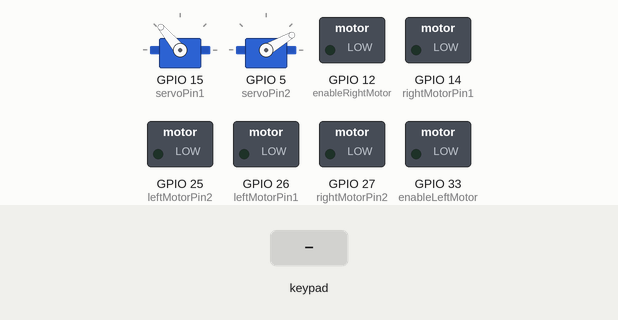
Simulated run of this sketch. Board: ESP32. Shown: 2 × servo, switched loads named in the sketch (green lamp = pin HIGH). Inputs (shaded band) come from the test bench. What the sketch prints to the serial monitor is not drawn.

Above: at 1.2 s.
1.3 s: key 'X' pressed
At 2.6 s:
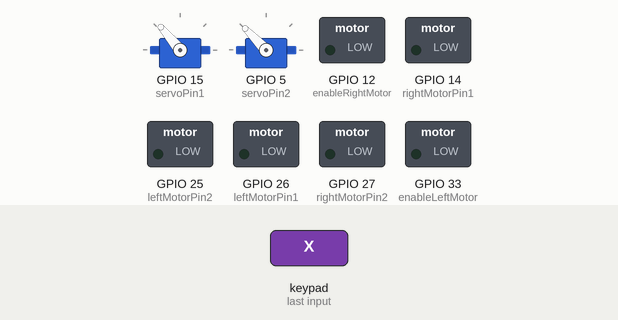
3.1 s: key 'D' pressed
At 3.3 s:
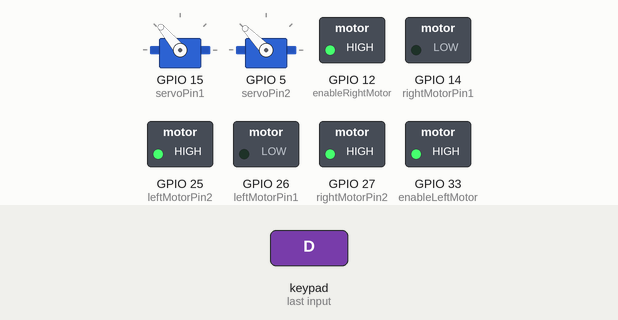
5.0 s: key 'U' pressed
At 5.2 s:
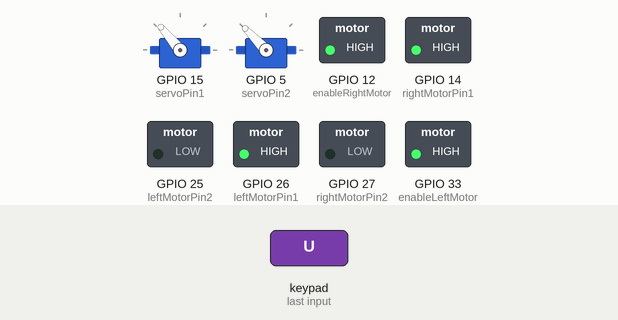
6.9 s: key 'L' pressed
At 7.1 s:
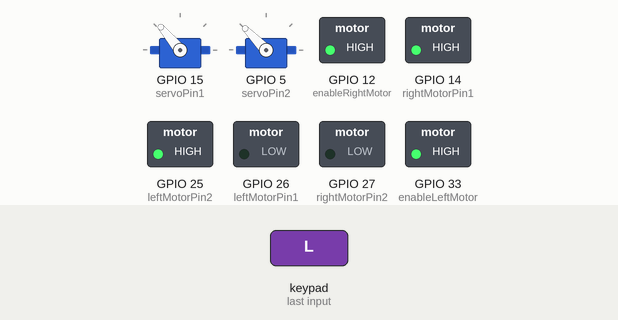
8.8 s: key 'O' pressed
At 10.2 s:
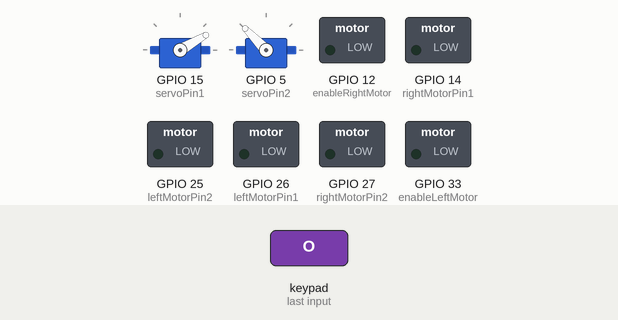
10.6 s: key 'T' pressed
At 11.1 s:
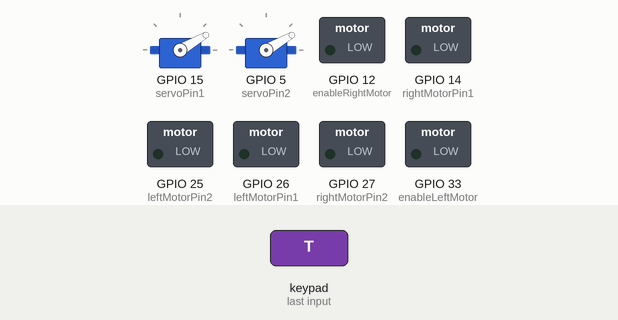
Timing chart, 0 to 13.1 s (numbered marks = the images above; inputs shaded):
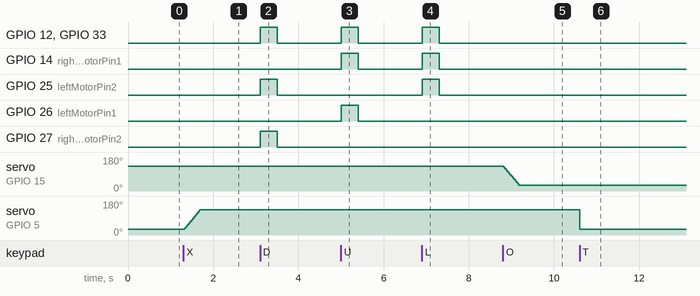

The sketch:

dabble.ino
```cpp
/*
  This code is designed for use with the Dabble mobile application by STEMpedia, Arduino ESP Bluetooth - Dabble
  Dabble is a Bluetooth-based control app that allows users to send commands from a smartphone to Arduino-based robots.
  Make sure to install the Dabble library from STEMpedia and pair your Bluetooth module (like HC-05 or HC-06) with your phone.
*/


#define CUSTOM_SETTINGS
#define INCLUDE_GAMEPAD_MODULE
#include <DabbleESP32.h>
#include <ESP32Servo.h>

// Right motor
int enableRightMotor = 12;
int rightMotorPin1 = 14;
int rightMotorPin2 = 27;

// Left motor
int enableLeftMotor = 33;
int leftMotorPin1 = 26;
int leftMotorPin2 = 25;

// Gripper servos
const int servoPin1 = 15; // Gripper servo
const int servoPin2 = 5;  // Lift servo
Servo servo1;
Servo servo2;

bool precisionMode = false; // Precision mode flag

// Servo positions and limits
int position1 = 130; // Initial gripper position
int position2 = 30;  // Initial lift position
const int GRIPPER_OPEN = 130;
const int GRIPPER_CLOSED = 30;
const int LIFT_UP = 30;
const int LIFT_DOWN = 135;
const int LIFT_DOWN1 = 120;
const int SERVO_DELAY = 15;
int UP = 30;
int BOTTOM = 135;

// Motor settings
#define MAX_MOTOR_SPEED 255
const int PWMFreq = 1000;
const int PWMResolution = 8;
const int rightMotorPWMSpeedChannel = 4;
const int leftMotorPWMSpeedChannel = 5;

// Joystick deadzone threshold
const float JOYSTICK_THRESHOLD = 2.0;

void rotateMotor(int rightMotorSpeed, int leftMotorSpeed)
{
    if (precisionMode)
    {
        rightMotorSpeed = rightMotorSpeed * 0.7;
        leftMotorSpeed = leftMotorSpeed * 0.7;
    }

    // Right motor direction
    if (rightMotorSpeed < 0)
    {
        digitalWrite(rightMotorPin1, LOW);
        digitalWrite(rightMotorPin2, HIGH);
    }
    else if (rightMotorSpeed > 0)
    {
        digitalWrite(rightMotorPin1, HIGH);
        digitalWrite(rightMotorPin2, LOW);
    }
    else
    {
        digitalWrite(rightMotorPin1, LOW);
        digitalWrite(rightMotorPin2, LOW);
    }

    // Left motor direction
    if (leftMotorSpeed < 0)
    {
        digitalWrite(leftMotorPin1, LOW);
        digitalWrite(leftMotorPin2, HIGH);
    }
    else if (leftMotorSpeed > 0)
    {
        digitalWrite(leftMotorPin1, HIGH);
        digitalWrite(leftMotorPin2, LOW);
    }
    else
    {
        digitalWrite(leftMotorPin1, LOW);
        digitalWrite(leftMotorPin2, LOW);
    }

    ledcWrite(rightMotorPWMSpeedChannel, abs(rightMotorSpeed));
    ledcWrite(leftMotorPWMSpeedChannel, abs(leftMotorSpeed));
}

void moveServoSlowly(Servo &servo, int startPos, int endPos, int stepDelay)
{
    if (startPos < endPos)
    {
        for (int pos = startPos; pos <= endPos; pos += 4)
        {
            servo.write(pos);
            delay(stepDelay);
        }
    }
    else
    {
        for (int pos = startPos; pos >= endPos; pos -= 4)
        {
            servo.write(pos);
            delay(stepDelay);
        }
    }
}

void setUpPinModes()
{
    pinMode(enableRightMotor, OUTPUT);
    pinMode(rightMotorPin1, OUTPUT);
    pinMode(rightMotorPin2, OUTPUT);

    pinMode(enableLeftMotor, OUTPUT);
    pinMode(leftMotorPin1, OUTPUT);
    pinMode(leftMotorPin2, OUTPUT);

    ledcSetup(rightMotorPWMSpeedChannel, PWMFreq, PWMResolution);
    ledcSetup(leftMotorPWMSpeedChannel, PWMFreq, PWMResolution);
    ledcAttachPin(enableRightMotor, rightMotorPWMSpeedChannel);
    ledcAttachPin(enableLeftMotor, leftMotorPWMSpeedChannel);

    rotateMotor(0, 0);
}

void setup()
{
    Serial.begin(115200);
    setUpPinModes();
    Dabble.begin("GalaxyA35");

    ESP32PWM::allocateTimer(0);
    ESP32PWM::allocateTimer(1);
    ESP32PWM::allocateTimer(2);
    ESP32PWM::allocateTimer(3);

    servo1.setPeriodHertz(50);
    servo2.setPeriodHertz(50);

    servo1.attach(servoPin1, 500, 2400);
    servo2.attach(servoPin2, 500, 2400);

    servo1.write(position1);
    servo2.write(position2);
}

void loop()
{
    int rightMotorSpeed = 0;
    int leftMotorSpeed = 0;

    Dabble.processInput();

    // Joystick control
    float xAxis = GamePad.getXaxisData();
    float yAxis = GamePad.getYaxisData();

    // Calculate motor speeds based on joystick position
    if (abs(xAxis) > JOYSTICK_THRESHOLD || abs(yAxis) > JOYSTICK_THRESHOLD)
    {
        float forwardSpeedMultiplier = MAX_MOTOR_SPEED / 7.0;
        float turnSpeedMultiplier = (MAX_MOTOR_SPEED / 7.0) * 0.5; //for turning

        // Separate calculations for forward/backward and turning
        float forwardComponent = yAxis * forwardSpeedMultiplier;
        float turnComponent = xAxis * turnSpeedMultiplier;

        // Combine components
        rightMotorSpeed = forwardComponent - turnComponent;
        leftMotorSpeed = forwardComponent + turnComponent;

        // Ensure speeds don't exceed limits
        rightMotorSpeed = constrain(rightMotorSpeed, -MAX_MOTOR_SPEED, MAX_MOTOR_SPEED);
        leftMotorSpeed = constrain(leftMotorSpeed, -MAX_MOTOR_SPEED, MAX_MOTOR_SPEED);
    }

    // Button controls (original)
    if (GamePad.isUpPressed())
    {
        rightMotorSpeed = MAX_MOTOR_SPEED;
        leftMotorSpeed = MAX_MOTOR_SPEED;
    }
    if (GamePad.isDownPressed())
    {
        rightMotorSpeed = -MAX_MOTOR_SPEED;
        leftMotorSpeed = -MAX_MOTOR_SPEED;
    }
    if (GamePad.isLeftPressed())
    {
        rightMotorSpeed = MAX_MOTOR_SPEED;
        leftMotorSpeed = -MAX_MOTOR_SPEED;
    }
    if (GamePad.isRightPressed())
    {
        rightMotorSpeed = -MAX_MOTOR_SPEED;
        leftMotorSpeed = MAX_MOTOR_SPEED;
    }

    // Gripper controls
    if (GamePad.isSquarePressed())
    {
        servo1.write(GRIPPER_OPEN);
        position1 = GRIPPER_OPEN;
        Serial.println("Gripper opened instantly");
    }

    if (GamePad.isCirclePressed())
    {
        moveServoSlowly(servo1, position1, GRIPPER_CLOSED, SERVO_DELAY);
        position1 = GRIPPER_CLOSED;
    }

    if (GamePad.isTrianglePressed())
    {
        servo2.write(LIFT_UP);
        position2 = LIFT_UP;
        Serial.println("Gripper lifted instantly");
    }

    if (GamePad.isCrossPressed())
    {
        moveServoSlowly(servo2, position2, LIFT_DOWN, SERVO_DELAY);
        position2 = LIFT_DOWN;
    }

    if (GamePad.isStartPressed())
    {
        moveServoSlowly(servo1, position1, GRIPPER_CLOSED, SERVO_DELAY);
        position1 = GRIPPER_CLOSED;
        servo2.write(LIFT_UP);
        position2 = LIFT_UP;
        Serial.println("Gripper lifted instantly");
    }

    if (GamePad.isSelectPressed())
    {
        precisionMode = !precisionMode;
        Serial.printf("Precision mode: %s\n", precisionMode ? "ON" : "OFF");
    }

    // Debug joystick values
    Serial.print("X: ");
    Serial.print(xAxis);
    Serial.print("\tY: ");
    Serial.print(yAxis);
    Serial.print("\tRight Motor: ");
    Serial.print(rightMotorSpeed);
    Serial.print("\tLeft Motor: ");
    Serial.println(leftMotorSpeed);

    rotateMotor(rightMotorSpeed, leftMotorSpeed);
}
```

Measured:
- after the input at 1.3 s, servo on GPIO 5 (servoPin2): moves from 30° to 134° over 0.38 s, starting at once
- after the input at 3.1 s, GPIO 12 (enableRightMotor), GPIO 25 (leftMotorPin2), GPIO 27 (rightMotorPin2), GPIO 33 (enableLeftMotor): LOW → HIGH at once, → LOW 0.40 s later
- after the input at 5.0 s, GPIO 12 (enableRightMotor), GPIO 14 (rightMotorPin1), GPIO 26 (leftMotorPin1), GPIO 33 (enableLeftMotor): LOW → HIGH at once, → LOW 0.40 s later
- after the input at 6.9 s, GPIO 12 (enableRightMotor), GPIO 14 (rightMotorPin1), GPIO 25 (leftMotorPin2), GPIO 33 (enableLeftMotor): LOW → HIGH at once, → LOW 0.40 s later
- after the input at 8.8 s, servo on GPIO 15 (servoPin1): moves from 130° to 30° over 0.36 s, starting at once
- after the input at 10.6 s, servo on GPIO 5 (servoPin2): 134° → 30° at once
